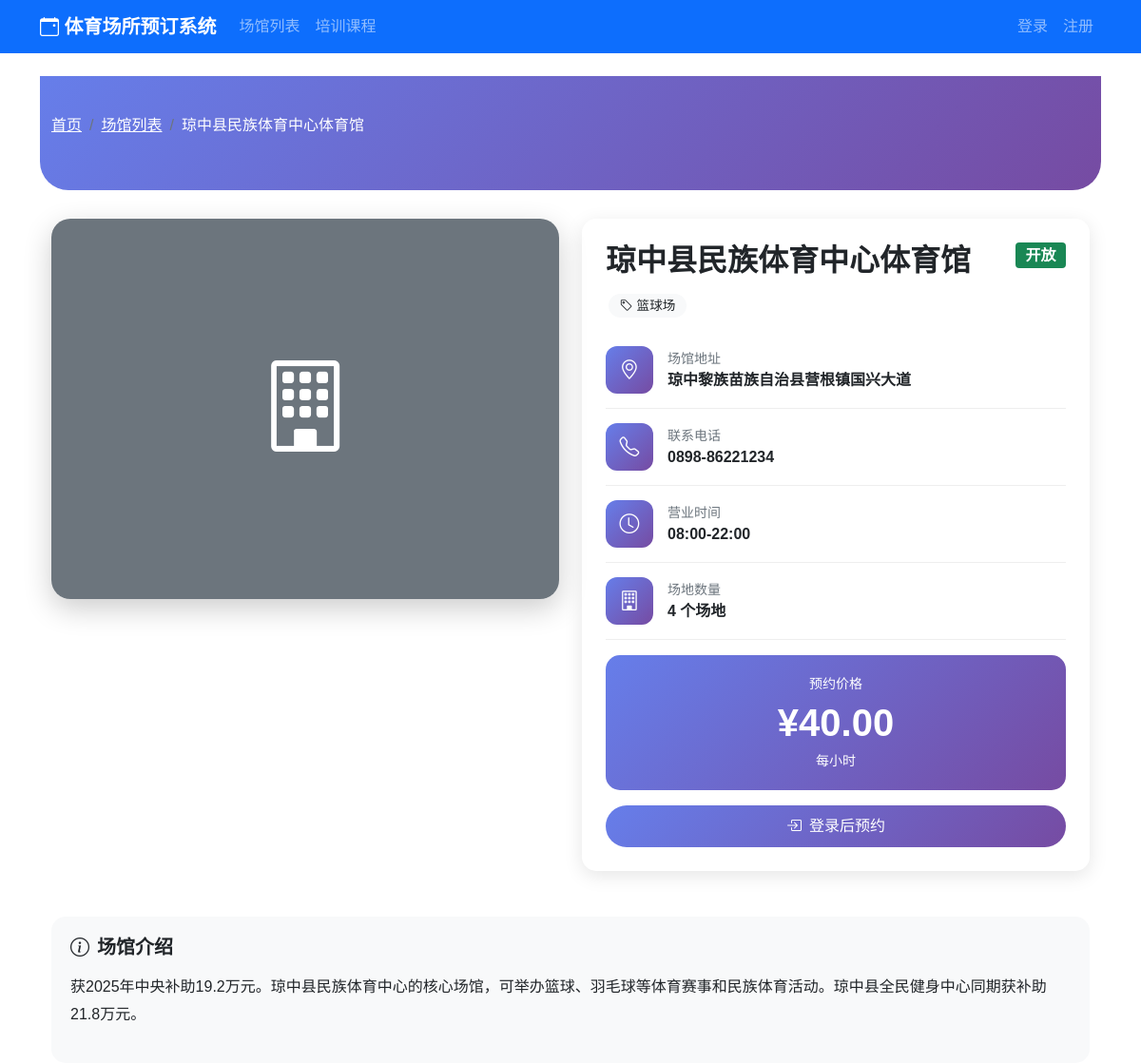
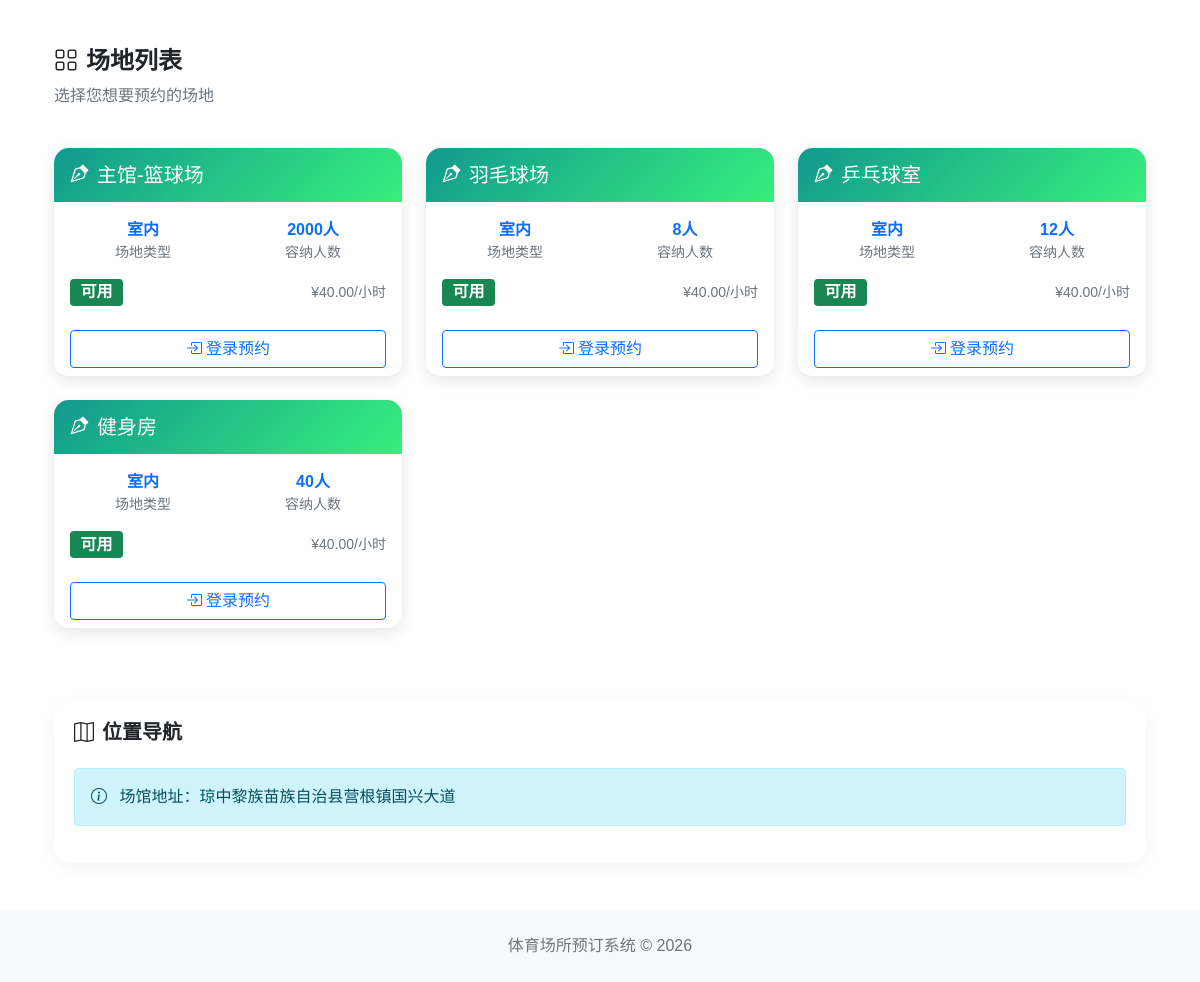
Page /venues/detail/35/ on the committed database (2 pictures, top to bottom).
### venues/models.py (models this page shows, shortened)
class Venue(models.Model):
    VENUE_TYPE_CHOICES = (
        ('football', '足球场'),
        ('basketball', '篮球场'),
        ('tennis', '网球场'),
        ('badminton', '羽毛球场'),
        ('swimming', '游泳池'),
        ('table_tennis', '乒乓球室'),
        ('fitness', '健身房'),
        ('other', '其他'),
    )
    STATUS_CHOICES = (
        ('open', '开放'),
        ('closed', '关闭'),
        ('maintenance', '维护中'),
    )
    name = models.CharField(max_length=100, verbose_name='场馆名称')
    venue_type = models.CharField(max_length=20, choices=VENUE_TYPE_CHOICES, verbose_name='场馆类型')
    address = models.TextField(verbose_name='地址')
    description = models.TextField(blank=True, verbose_name='描述')
    image = models.ImageField(upload_to='venues/', blank=True, verbose_name='场馆图片')
    phone = models.CharField(max_length=20, verbose_name='联系电话')
    opening_hours = models.CharField(max_length=100, verbose_name='营业时间')
    price_per_hour = models.DecimalField(max_digits=10, decimal_places=2, verbose_name='每小时价格')
    status = models.CharField(max_length=20, choices=STATUS_CHOICES, default='open', verbose_name='状态')
    created_at = models.DateTimeField(auto_now_add=True, verbose_name='创建时间')
    updated_at = models.DateTimeField(auto_now=True, verbose_name='更新时间')
    class Meta:
        db_table = 'venues'
        verbose_name = '场馆'
        verbose_name_plural = '场馆'

class Field(models.Model):
    FIELD_TYPE_CHOICES = (
        ('indoor', '室内'),
        ('outdoor', '室外'),
    )
    STATUS_CHOICES = (
        ('available', '可用'),
        ('occupied', '已占用'),
        ('maintenance', '维护中'),
        ('disabled', '不可用'),
    )
    venue = models.ForeignKey(Venue, on_delete=models.CASCADE, related_name='fields', verbose_name='所属场馆')
    name = models.CharField(max_length=50, verbose_name='场地名称')
    field_type = models.CharField(max_length=20, choices=FIELD_TYPE_CHOICES, verbose_name='场地类型')
    capacity = models.IntegerField(verbose_name='容纳人数')
    description = models.TextField(blank=True, verbose_name='描述')
    status = models.CharField(max_length=20, choices=STATUS_CHOICES, default='available', verbose_name='状态')
    created_at = models.DateTimeField(auto_now_add=True, verbose_name='创建时间')
    updated_at = models.DateTimeField(auto_now=True, verbose_name='更新时间')
    class Meta:
        db_table = 'fields'
        verbose_name = '场地'
        verbose_name_plural = '场地'

### venues/views.py (the view)
# urls.py: path('detail/<int:venue_id>/', views.venue_detail, name='venue_detail'),
def venue_detail(request, venue_id):
    venue = get_object_or_404(Venue, id=venue_id)
    fields = venue.fields.all()
    return render(request, 'venues/venue_detail.html', {
        'venue': venue,
        'fields': fields
    })

### templates/venues/venue_detail.html (shortened to what this page needs)
{% extends 'base.html' %}
{% block content %}
<div class="venue-header">
    <div class="container">
        <nav aria-label="breadcrumb">
            <ol class="breadcrumb">
                <li class="breadcrumb-item"><a href="{% url 'home' %}" class="text-white">首页</a></li>
                <li class="breadcrumb-item"><a href="{% url 'venues:venue_list' %}" class="text-white">场馆列表</a></li>
                <li class="breadcrumb-item active text-white" aria-current="page">{{ venue.name }}</li>
            </ol>
        </nav>
    </div>
</div>
<div class="container">
    <div class="row mb-5">
        <div class="col-lg-6 mb-4">
            <div class="venue-image-container">
                {% if venue.image %}
                <img src="{{ venue.image.url }}" alt="{{ venue.name }}">
                {% else %}
                <div class="bg-secondary d-flex align-items-center justify-content-center" style="height: 400px;">
                    <i class="bi bi-building text-white" style="font-size: 6rem;"></i>
                </div>
                {% endif %}
            </div>
        </div>
        <div class="col-lg-6">
            <div class="info-card">
                <div class="d-flex justify-content-between align-items-start mb-3">
                    <h2 class="fw-bold mb-0">{{ venue.name }}</h2>
                    <span class="badge bg-{% if venue.status == 'open' %}success{% elif venue.status == 'closed' %}danger{% else %}warning{% endif %} fs-6">
                        {{ venue.get_status_display }}
                    </span>
                </div>
                <div class="mb-3">
                    <span class="feature-badge"><i class="bi bi-tag me-1"></i>{{ venue.get_venue_type_display }}</span>
                </div>
                <div class="info-item">
                    <div class="info-icon"><i class="bi bi-geo-alt"></i></div>
                    <div>
                        <div class="text-muted small">场馆地址</div>
                        <div class="fw-bold">{{ venue.address }}</div>
                    </div>
                </div>
                <div class="info-item">
                    <div class="info-icon"><i class="bi bi-telephone"></i></div>
                    <div>
                        <div class="text-muted small">联系电话</div>
                        <div class="fw-bold">{{ venue.phone }}</div>
                    </div>
                </div>
                <div class="info-item">
                    <div class="info-icon"><i class="bi bi-clock"></i></div>
                    <div>
                        <div class="text-muted small">营业时间</div>
                        <div class="fw-bold">{{ venue.opening_hours }}</div>
                    </div>
                </div>
                <div class="info-item">
                    <div class="info-icon"><i class="bi bi-building"></i></div>
                    <div>
                        <div class="text-muted small">场地数量</div>
                        <div class="fw-bold">{{ fields.count }} 个场地</div>
                    </div>
                </div>
                <div class="price-display mt-3">
                    <div class="small">预约价格</div>
                    <div class="price-amount">¥{{ venue.price_per_hour }}</div>
                    <div class="small">每小时</div>
                </div>
                {% if user.is_authenticated and venue.status == 'open' %}
                <a href="#field-list" class="btn btn-primary booking-btn w-100 mt-3 text-white">
                    <i class="bi bi-calendar-check me-2"></i>立即预约场地
                </a>
                {% elif venue.status != 'open' %}
                <button class="btn btn-secondary w-100 mt-3" disabled>
                    <i class="bi bi-calendar-x me-2"></i>该场馆暂不开放
                </button>
                {% else %}
                <a href="{% url 'users:login' %}" class="btn btn-primary booking-btn w-100 mt-3 text-white">
                    <i class="bi bi-box-arrow-in-right me-2"></i>登录后预约
                </a>
                {% endif %}
            </div>
        </div>
    </div>
    {% if venue.description %}
    <div class="row mb-5">
        <div class="col-12">
            <div class="venue-description">
                <h5 class="fw-bold mb-3"><i class="bi bi-info-circle me-2"></i>场馆介绍</h5>
                <p>{{ venue.description }}</p>
            </div>
        </div>
    </div>
    {% endif %}
    <div class="row mb-5" id="field-list">
        <div class="col-12 mb-4">
            <h4 class="fw-bold"><i class="bi bi-grid me-2"></i>场地列表</h4>
            <p class="text-muted">选择您想要预约的场地</p>
        </div>
        {% for field in fields %}
        <div class="col-md-6 col-lg-4 mb-4">
            <div class="card field-card">
                <div class="field-header">
                    <h5 class="mb-0"><i class="bi bi-vector-pen me-2"></i>{{ field.name }}</h5>
                </div>
                <div class="card-body">
                    <div class="row text-center mb-3">
                        <div class="col-6">
                            <div class="fw-bold text-primary">{{ field.get_field_type_display }}</div>
                            <div class="small text-muted">场地类型</div>
                        </div>
                        <div class="col-6">
                            <div class="fw-bold text-primary">{{ field.capacity }}人</div>
                            <div class="small text-muted">容纳人数</div>
                        </div>
                    </div>
                    <div class="d-flex justify-content-between align-items-center">
                        <span class="badge bg-{% if field.status == 'available' %}success{% elif field.status == 'occupied' %}warning{% else %}danger{% endif %} fs-6">
                            {{ field.get_status_display }}
                        </span>
                        <span class="text-muted small">¥{{ venue.price_per_hour }}/小时</span>
                    </div>
                </div>
                <div class="card-footer bg-white border-top-0">
                    {% if field.status == 'available' and user.is_authenticated %}
                    <a href="{% url 'bookings:booking_create' field.id %}" class="btn btn-success w-100">
                        <i class="bi bi-calendar-plus me-1"></i>预约此场地
                    </a>
                    {% elif not user.is_authenticated %}
                    <a href="{% url 'users:login' %}" class="btn btn-outline-primary w-100">
                        <i class="bi bi-box-arrow-in-right me-1"></i>登录预约
                    </a>
                    {% else %}
                    <button class="btn btn-secondary w-100" disabled>
                        <i class="bi bi-calendar-x me-1"></i>暂不可预约
                    </button>
                    {% endif %}
                </div>
            </div>
        </div>
        {% endfor %}
    </div>
    <div class="row mb-5">
        <div class="col-12">
            <div class="review-section">
                <h5 class="fw-bold mb-4"><i class="bi bi-map me-2"></i>位置导航</h5>
                <div class="alert alert-info">
                    <i class="bi bi-info-circle me-2"></i>
                    场馆地址：{{ venue.address }}
                </div>
            </div>
        </div>
    </div>
</div>
{% endblock %}

### templates/base.html (style rules this page uses)
body { font-family: 'Microsoft YaHei', sans-serif; }
.card { box-shadow: 0 2px 4px rgba(0,0,0,0.1); }

### templates/venues/venue_detail.html (style rules this page uses)
.venue-header { background: linear-gradient(135deg, #667eea 0%, #764ba2 100%); padding: 40px 0; margin-bottom: 30px; border-radius: 0 0 30px 30px; }
.venue-image-container { border-radius: 20px; overflow: hidden; box-shadow: 0 10px 30px rgba(0,0,0,0.2); }
.info-card { border: none; border-radius: 15px; box-shadow: 0 5px 20px rgba(0,0,0,0.1); padding: 25px; height: 100%; }
.info-item { display: flex; align-items: center; padding: 15px 0; border-bottom: 1px solid #eee; }
.info-icon { width: 50px; height: 50px; background: linear-gradient(135deg, #667eea 0%, #764ba2 100%); border-radius: 12px; display: flex; align-items: center; justify-content: center; color: white; font-size: 1.3rem; margin-right: 15px; }
.price-display { background: linear-gradient(135deg, #667eea 0%, #764ba2 100%); color: white; padding: 20px; border-radius: 15px; text-align: center; }
.price-amount { font-size: 2.5rem; font-weight: bold; }
.field-card { border: none; border-radius: 15px; overflow: hidden; transition: all 0.3s ease; box-shadow: 0 5px 15px rgba(0,0,0,0.1); }
.field-header { background: linear-gradient(135deg, #11998e 0%, #38ef7d 100%); padding: 15px; color: white; }
.booking-btn { background: linear-gradient(135deg, #667eea 0%, #764ba2 100%); border: none; padding: 10px 25px; border-radius: 25px; }
.feature-badge { background: #f8f9fa; padding: 5px 12px; border-radius: 15px; margin: 3px; font-size: 0.85rem; }
.venue-description { background: #f8f9fa; padding: 20px; border-radius: 15px; line-height: 1.8; }
.review-section { background: #fff; padding: 20px; border-radius: 15px; box-shadow: 0 5px 15px rgba(0,0,0,0.05); }

### rows in the picture
Venue: name "琼中县民族体育中心体育馆", status "开放", venue_type "篮球场", address "琼中黎族苗族自治县营根镇国兴大道", phone "0898-86221234", opening_hours "08:00-22:00", count "4", price_per_hour "40.00", description "获2025年中央补助19.2万元。琼中县民族体育中心的核心场馆，可举办篮球、羽毛球等体育赛事和民族体育活动。琼中县全民健身中心同期获补助21.8万元。"
Field: name "主馆-篮球场", field_type "室内", capacity "2000", status "可用", shows "登录预约"
Field: name "羽毛球场", field_type "室内", capacity "8", status "可用", shows "登录预约"
Field: name "乒乓球室", field_type "室内", capacity "12", status "可用", shows "登录预约"
Field: name "健身房", field_type "室内", capacity "40", status "可用", shows "登录预约"
